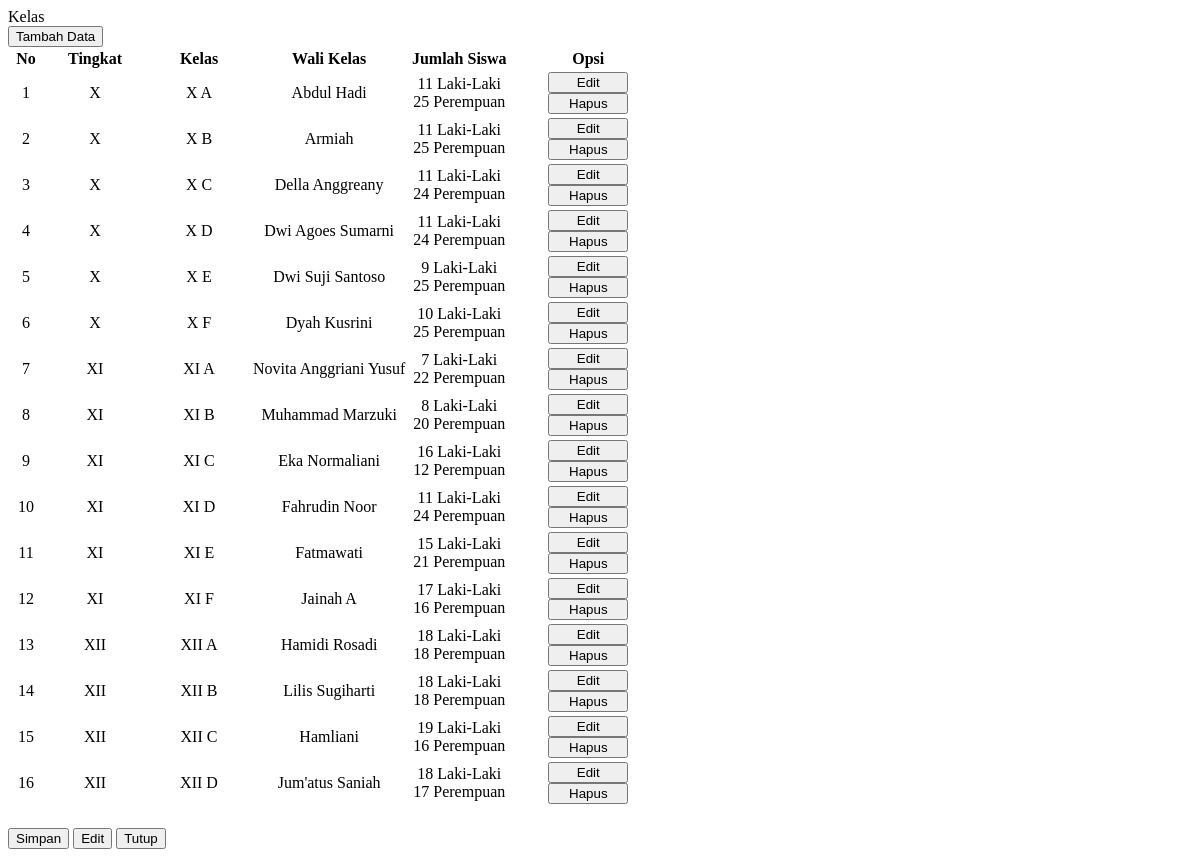
The app's page /app/page/kelas.php with its own data.
### tables this page shows
CREATE TABLE `tb_kls` (
  `id_kls` int(11) NOT NULL,
  `tkt` varchar(10) NOT NULL,
  `kls` varchar(20) NOT NULL,
  `kd_staf` varchar(20) NOT NULL
);

CREATE TABLE `tb_dstaf` (
  `id_dstaf` int(11) NOT NULL,
  `kd_staf` varchar(20) NOT NULL,
  `nm_staf` varchar(50) NOT NULL,
  `nik` varchar(16) NOT NULL,
  `nkk` varchar(16) NOT NULL,
  `nuptk` varchar(25) NOT NULL,
  `nip` varchar(20) NOT NULL,
  `jk` enum('L','P') NOT NULL,
  `tmp_l` varchar(40) NOT NULL,
  `tgl_l` date NOT NULL,
  `ppdk` varchar(20) NOT NULL,
  `glar` varchar(15) NOT NULL,
  `sklh_univ` varchar(100) NOT NULL,
  `stt_pgw` varchar(30) NOT NULL,
  `jptk` enum('Guru','Tendik','Kepsek','KTAS') NOT NULL,
  `agm` varchar(15) NOT NULL,
  `almt` text NOT NULL,
  `kontak` varchar(150) NOT NULL,
  `tgs_tmbh` varchar(80) NOT NULL,
  `sk_cpns` varchar(40) NOT NULL,
  `tgl_cpns` date NOT NULL,
  `sk_pengaktn` varchar(40) NOT NULL,
  `tmt_angkt` date NOT NULL,
  `lbg_angkt` varchar(40) NOT NULL,
  `pngkat_gl` varchar(10) NOT NULL,
  `sgaji` varchar(25) NOT NULL,
  `nm_ibu` varchar(35) NOT NULL,
  `sts_kwn` varchar(15) NOT NULL,
  `psngn` text NOT NULL,
  `tmt_pns` date NOT NULL,
  `npwp` varchar(11) NOT NULL,
  `nm_npwp` varchar(50) NOT NULL,
  `warga` varchar(40) NOT NULL,
  `rcd` timestamp NOT NULL DEFAULT current_timestamp(),
  `upd` timestamp NOT NULL DEFAULT current_timestamp(),
  `sts` enum('Y','N') NOT NULL
);

### config/server.php (called while the page is built, shortened)
<?php
$notbl = 1;
function db_Proses(PDO $pdo, string $sql, array $data = [])
{
	$stmt = $pdo->prepare($sql);
	try {
		$stmt->execute($data);
		return $stmt;
	}
	catch (PDOException $e) {
		echo "SQL Error: " . $e->getMessage();
		return false;
	}
}

### app/page/kelas.php (the view, shortened to what this page needs)
<div class="row p-2 border-bottom fs-3 mb-4 shadow-sm ">
	Kelas
</div>
<div class="row mb-3">
	<div class="col-auto">
		<button class="btn btn-primary" id="tambahData" onclick="viewData('add')"><i class="bi bi-plus-lg"></i> Tambah Data</button>
	</div>
</div>
<div class="row">
	<div class="table-responsive">
		<table class="table table-hover border-black" id="jtable">
			<thead>
				<th>No</th>
				<th>Tingkat</th>
				<th>Kelas</th>
				<th>Wali Kelas</th>
				<th>Jumlah Siswa</th>
				<th>Opsi</th>
			</thead>
			<tbody id="isTable">
				<?php
				require_once("../config/server.php");
				$kls = db_Proses($pdo_conn, "SELECT kls FROM tb_dsis GROUP BY kls ORDER BY kls ASC");
				while ($r_sis = $kls->fetch(PDO::FETCH_ASSOC)) {
					$jml_l = db_Proses($pdo_conn, "SELECT kls, jk FROM tb_dsis WHERE jk = ? AND kls = ?", ["L", $r_sis['kls']]);
					$jml_p = db_Proses($pdo_conn, "SELECT kls, jk FROM tb_dsis WHERE jk = ? AND kls = ?", ["P", $r_sis['kls']]);
					$cr_kls = db_Proses($pdo_conn, "SELECT * FROM tb_kls WHERE kls = ?", [$r_sis['kls']]);
					$jml_l = $jml_l->rowCount();
					$jml_p = $jml_p->rowCount();
					$r_kls	= $cr_kls->fetch(PDO::FETCH_ASSOC);
					$cr_kls = $cr_kls->rowCount();
					if ($cr_kls != 0) {
						$r_gr = '';
						if ($r_kls['kd_staf'] != '') {
							$r_gr = db_Proses($pdo_conn, "SELECT * FROM tb_dstaf WHERE kd_staf = ?", [$r_kls['kd_staf']]);
							$r_gr = $r_gr->fetch(PDO::FETCH_ASSOC);
							$r_gr = $r_gr['nm_staf'];
						}
				?>
						<tr>
							<td><?= $notbl++; ?></td>
							<td><?= $r_kls['tkt']; ?></td>
							<td><?= $r_sis['kls']; ?></td>
							<td><?= $r_gr; ?></td>
							<td><?= $jml_l . ' Laki-Laki <br>' . $jml_p . ' Perempuan'; ?></td>
							<td>
								<div class="row g-1 justify-content-center">
									<div class="col-auto">
										<button class="btn btn-sm btn-info" style="width: 80px;" onclick="viewData('edt','<?= $r_kls['id_kls']; ?>','modal-lg')"><i class="bi bi-pencil"></i> Edit</button>
									</div>
									<div class="col-auto">
										<button class="btn btn-sm btn-danger" style="width: 80px;" onclick="delData('<?= $r_kls['id_kls']; ?>','<?= $r_sis['kls']; ?>')"><i class="bi bi-trash3"></i> Hapus</button>
									</div>
								</div>
							</td>
						</tr>
				<?php }
				} ?>
			</tbody>
		</table>
	</div>
</div>
<div class="modal fade" id="d_modal">
	<div class="modal-dialog  modal-dialog-scrollable" id="size">
		<div class="modal-content">
			<div class="modal-footer">
				<button type="button" class="btn btn-primary" id="simpan" onclick="saveData('add')">Simpan</button>
				<button type="button" class="btn btn-info" id="md_edit" onclick="saveData('edt')"></i> <i class="bi bi-pencil"></i> Edit</button>
				<button type="button" class="btn btn-secondary" data-bs-dismiss="modal">Tutup</button>
			</div>
		</div>
	</div>
</div>

### app/page/kelas.php (style rules this page uses)
.table-responsive th:nth-child(1), .table-responsive td:nth-child(1) { width: 30px; text-align: center; }
.table-responsive th:nth-child(2), .table-responsive td:nth-child(2) { min-width: 100px; text-align: center; }
.table-responsive th:nth-child(3), .table-responsive td:nth-child(3) { min-width: 100px; text-align: center; }
.table-responsive th:nth-child(4), .table-responsive td:nth-child(4) { min-width: 100px; text-align: center; }
.table-responsive th:nth-child(5), .table-responsive td:nth-child(5) { min-width: 100px; text-align: center; }
.table-responsive th:nth-child(6), .table-responsive td:nth-child(6) { width: 150px; text-align: center; }

### records on screen
tb_kls: tkt "X"
tb_dstaf: nm_staf "Abdul Hadi"
tb_kls: tkt "X"
tb_dstaf: nm_staf "Armiah"
tb_kls: tkt "X"
tb_dstaf: nm_staf "Della Anggreany"
tb_kls: tkt "X"
tb_dstaf: nm_staf "Dwi Agoes Sumarni"
tb_kls: tkt "X"
tb_dstaf: nm_staf "Dwi Suji Santoso"
tb_kls: tkt "X"
tb_dstaf: nm_staf "Dyah Kusrini"
tb_kls: tkt "XI"
tb_dstaf: nm_staf "Novita Anggriani Yusuf"
tb_kls: tkt "XI"
tb_dstaf: nm_staf "Muhammad Marzuki"
tb_kls: tkt "XI"
tb_dstaf: nm_staf "Eka Normaliani"
tb_kls: tkt "XI"
tb_dstaf: nm_staf "Fahrudin Noor"
tb_kls: tkt "XI"
tb_dstaf: nm_staf "Fatmawati"
tb_kls: tkt "XI"
tb_dstaf: nm_staf "Jainah A"
tb_kls: tkt "XII"
tb_dstaf: nm_staf "Hamidi Rosadi"
tb_kls: tkt "XII"
tb_dstaf: nm_staf "Lilis Sugiharti"
tb_kls: tkt "XII"
tb_dstaf: nm_staf "Hamliani"
tb_kls: tkt "XII"
tb_dstaf: nm_staf "Jum'atus Saniah"

### other values on screen
$r_sis['kls'] "X A"
$jml_l "11"
$jml_p "25"
$r_sis['kls'] "X B"
$r_sis['kls'] "X C"
$jml_p "24"
$r_sis['kls'] "X D"
$r_sis['kls'] "X E"
$jml_l "9"
$r_sis['kls'] "X F"
$jml_l "10"
$r_sis['kls'] "XI A"
$jml_l "7"
$jml_p "22"
$r_sis['kls'] "XI B"
